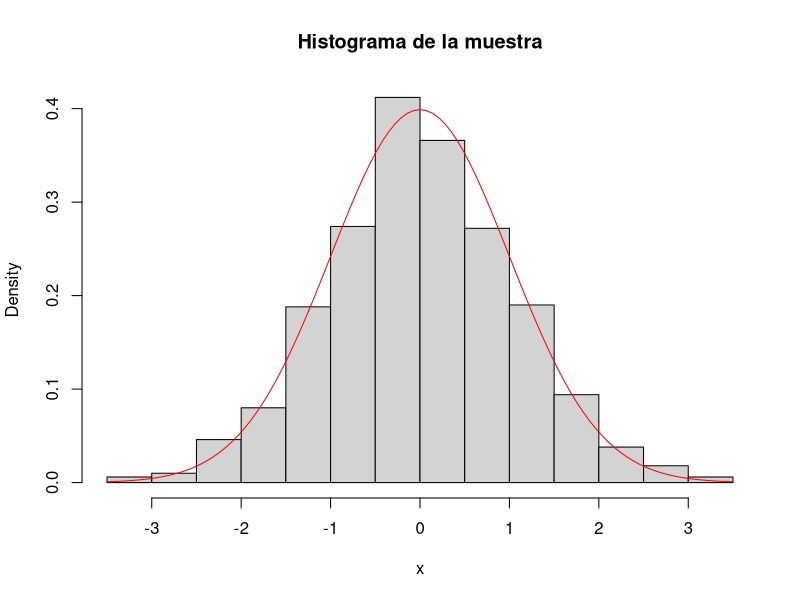
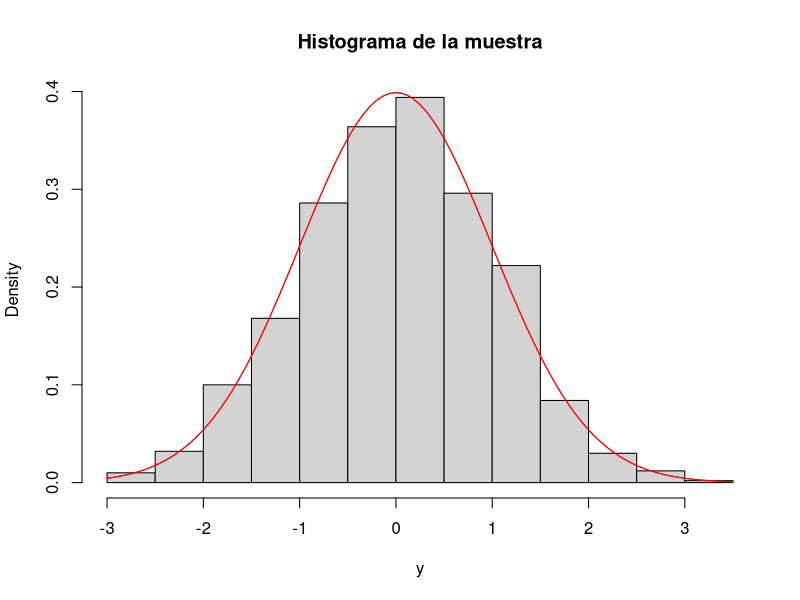

Reproduce these figures in R, in order.
#USAMOS EL MÉTODO DE B-M PARA OBTENER N VALORES DE N(0,1)
n = 1000
set.seed(1)
U1 = runif(n)
U2 = runif(n)
x = sqrt(-2*log(U2))*cos(2*pi*U1)
y = sqrt(-2*log(U2))*sin(2*pi*U1)


hist(x, prob=TRUE, main="Histograma de la muestra")
curve(dnorm(x), col="red", add=TRUE)
ks.test(x, "pnorm")

hist(y, prob=TRUE, main="Histograma de la muestra")
curve(dnorm(x), col="red", add=TRUE)
ks.test(y, "pnorm")

z = c(x[1:500], y[1:500])
curve(dnorm(x), col="red", add=TRUE)
ks.test(z, "pnorm")
